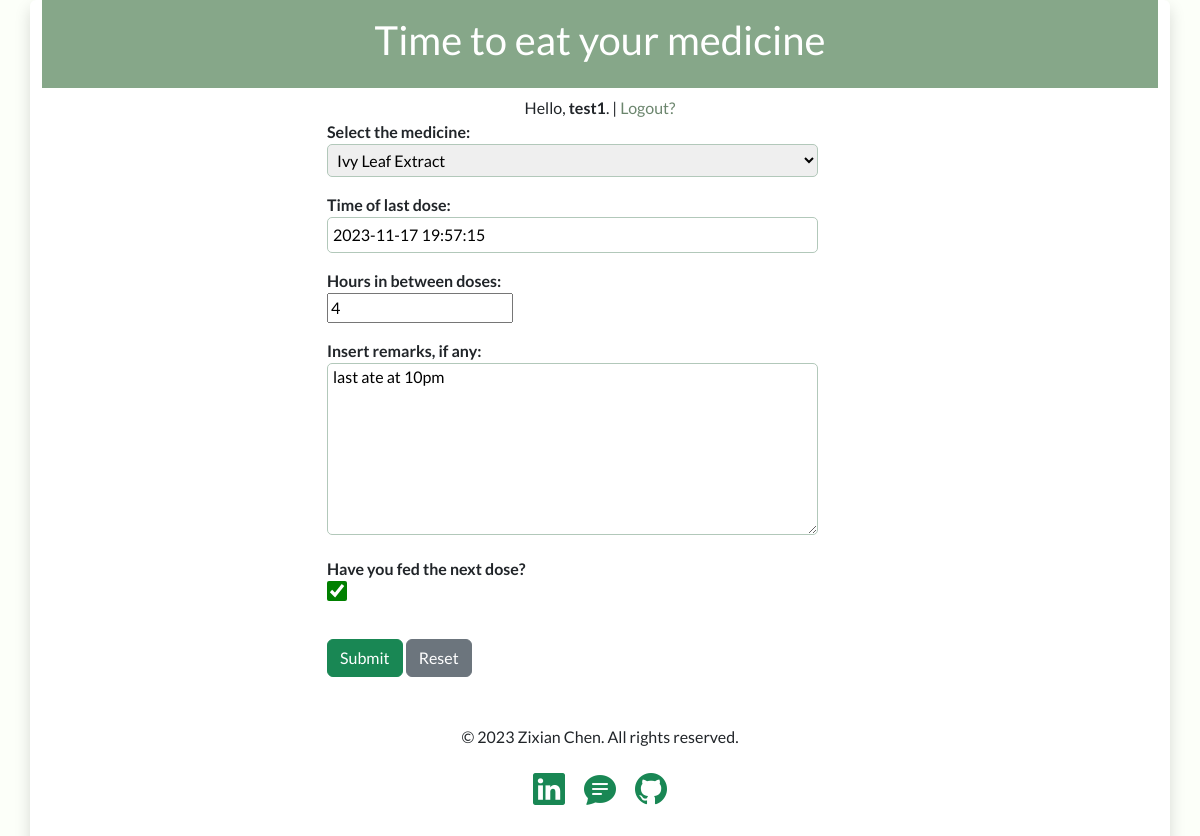
The app's page /update/2/ (signed in) with its own data.
### trackerapp/models.py (models this page shows, shortened)
class EatModel(models.Model):
    user = models.ForeignKey(User, on_delete=models.SET_NULL, null=True)
    medicine = models.CharField(max_length=50, choices=medicine_choices)
    last_fed = models.DateTimeField(default=datetime.now)
    interval = models.IntegerField(default=4)
    remarks = models.TextField(max_length=140)
    complete = models.BooleanField(default=False)
    created = models.DateTimeField(auto_now_add=True)
    class Meta:
        ordering = ['complete'] #ordering in descending just do -complete

### trackerapp/views.py (the view)
# urls.py: path('update/<int:pk>/', EatUpdate.as_view(), name='eatupdate'),
class EatUpdate(LoginRequiredMixin, UpdateView):
    model = EatModel
    fields = ['medicine', 'remarks', 'last_fed', 'interval', 'complete']
    success_url = reverse_lazy('eatlist')

### templates/trackerapp/EatModel_form.html (shortened to what this page needs)
{% extends 'base.html' %}
{% block content %}
<div class="row">
    <div class="col-3"></div>
    <div class="col-6">
        <form action="" method="POST">
            {% if form.medicine %}
            <div class="fw-bold">Select the medicine:</div>
            <div class="mb-3">{{ form.medicine }}</div>
            {% endif %}
            {% if form.last_fed %}
            <div class="fw-bold">Time of last dose:</div>
            <div class="mb-3">{{ form.last_fed }}</div>
            {% endif %}
            {% if form.interval %}
            <div class="fw-bold">Hours in between doses:</div>
            <div class="mb-3">{{ form.interval }}</div>
            {% endif %}
            {% if form.remarks %}
            <div class="fw-bold">Insert remarks, if any:</div>
            <div class="mb-3">{{ form.remarks }}</div>
            {% endif %}
            <div class="fw-bold">Have you fed the next dose?</div>
            <div class="mb-3">{{ form.complete }}</div>
            <div class="pt-3">
                <input type="submit" value="Submit" class="btn btn-success">
                <input type="reset" value="Reset" class="btn btn-secondary">
            </div>
        </form>
    </div>
    <div class="col-3"></div>
</div>
{% endblock %}

### templates/base.html (shortened to what this page needs)
<!DOCTYPE html>
<html lang="en">
<head>
    <link rel="stylesheet" href="https://cdn.jsdelivr.net/npm/bootstrap@5.3.2/dist/css/bootstrap.min.css">
    <link rel="stylesheet" href="https://cdn.jsdelivr.net/npm/bootstrap-icons@1.11.1/font/bootstrap-icons.css">
</head>
<body>
<div class="container shadow mb-5 pb-5 bg-white rounded">
    <div class="row">
        <a href="{% url 'eatlist' %}" id="header"><div class="col p-3 mb-2 text-white" style="background-color: #86A789">
            <h1 class="text-center">Time to eat your medicine</h1>
        </div></a>
    </div>
    <div class="row">
        {% if user.is_authenticated %}
            <div class="col-12 text-center">Hello, <b>{{user.username}}</b>. | <a href="{% url 'eatlogout' %}">Logout?</a></div>
        {% else %}
            <div class="col-12 text-center">You are not logged in. <a href="{% url 'eatlogin' %}">Please login here</a>.</div>
        {% endif %}
    </div>
        {% block content %}
        {% endblock %}
{% include "_footer.html" %}
</div>
</body>
</html>

### templates/base.html (style rules this page uses)
body { background-color: #FCFFF9; font-family: 'Lato', sans-serif; }
input[type=text], input[type=password] { border: 1px solid #B2C8BA; border-radius: 5px; padding: 5px; width: 90%; }
input[type=checkbox] { height: 1.25em; width: 1.25em; accent-color: green; }
textarea { border: 1px solid #B2C8BA; border-radius: 5px; padding: 5px; width: 90%; line-height: 1em; }
select { border: 1px solid #B2C8BA; border-radius: 5px; padding: 5px; width: 90%; }
#header { text-decoration: none; }
a, a:visited { text-decoration: none; color: #6B856D; font-weight: 500; }

### records on screen
EatModel: medicine "Ivy Leaf Extract", last_fed "2023-11-17 19:57:15", interval "4", remarks "last ate at 10pm", complete "☑"

### other values on screen
{{ user.username }} "test1"
